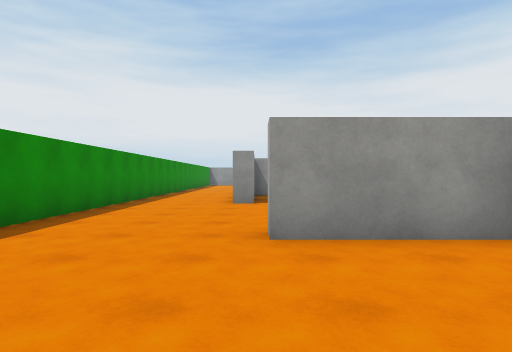
[1] (above)

21 first-person views from a walk through a 3-D level made in the Unity game engine. The camera is 1.3 m above the floor, looks level and sees 75° across. The floor is counted in squares, 2 m on a side. Each view is taken from the middle of a square. On the plan, view 1 faces up. The plan holds only what a view shows up to about 10 squares ahead; the rest is blank. The place goes on beyond the plan. Surface patterns are stand-ins for the level's own textures.

[2]
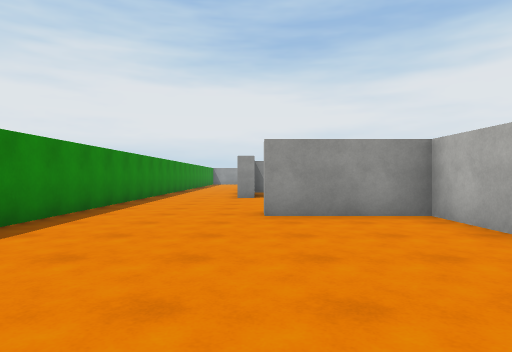

[3]
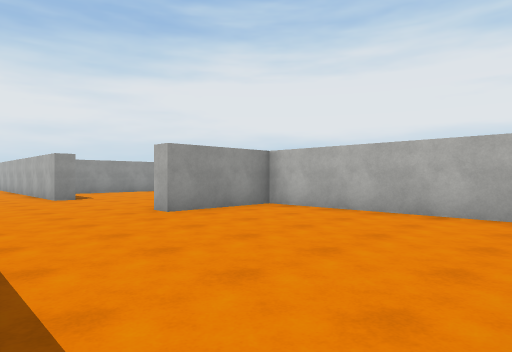

[4]
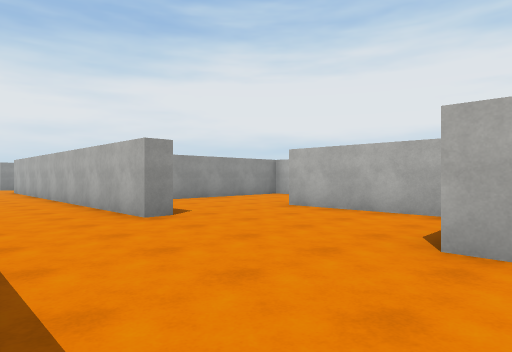

[5]
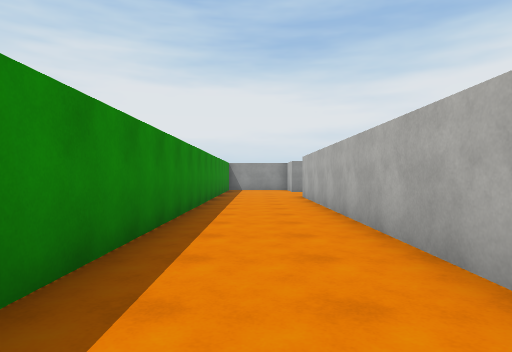

[6]
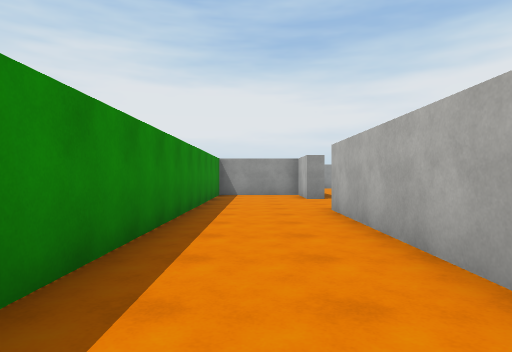

[7]
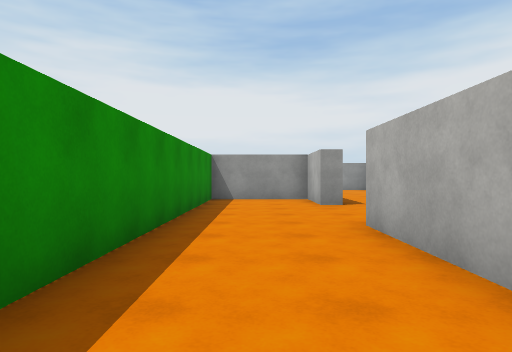

[8]
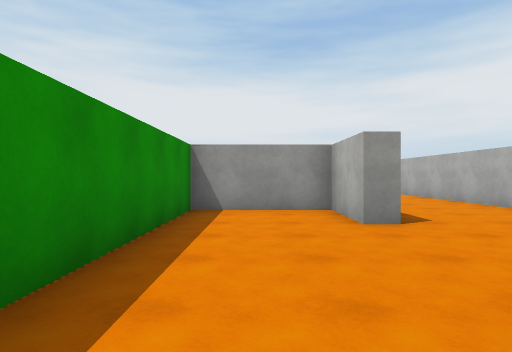

[9]
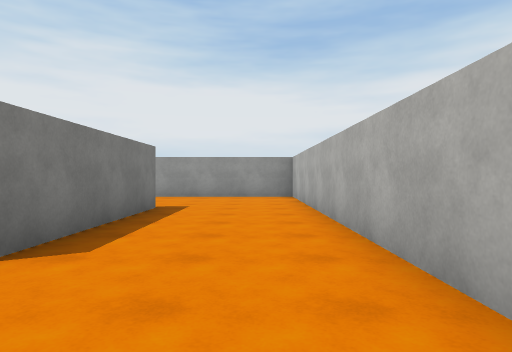

[10]
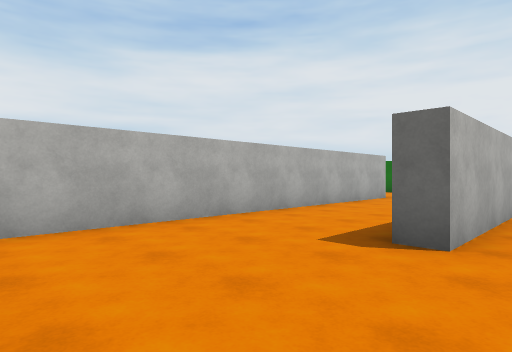

[11]
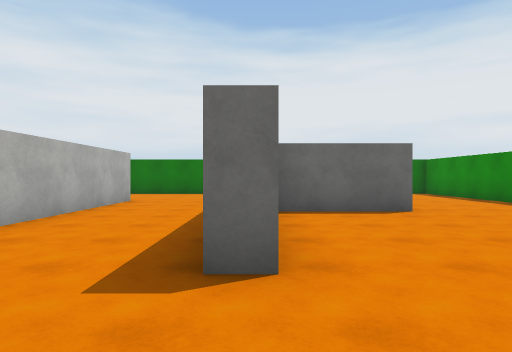

[12]
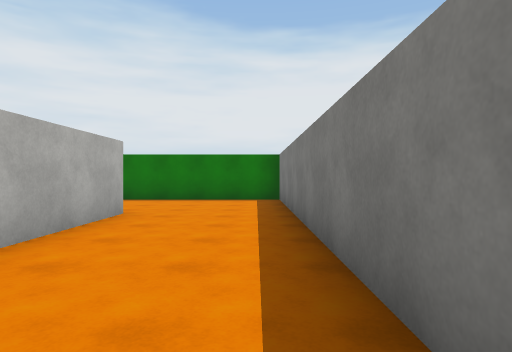

[13]
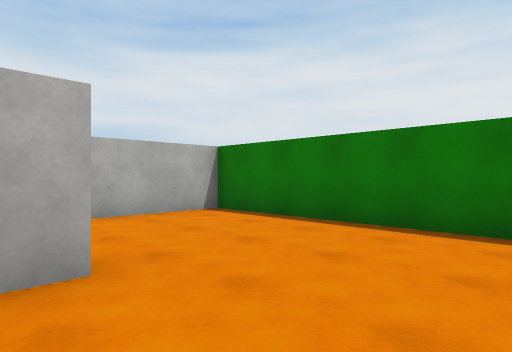

[14]
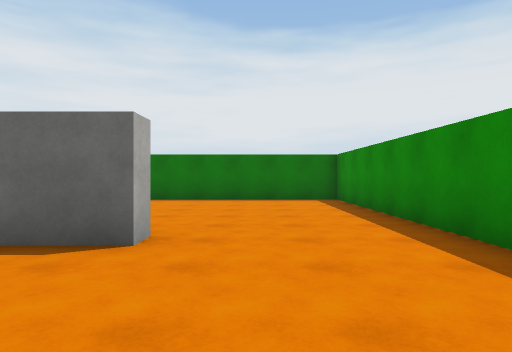

[15]
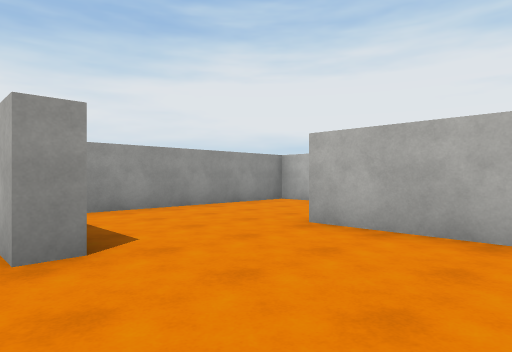

[16]
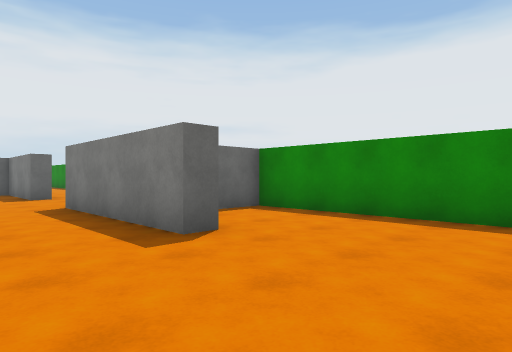

[17]
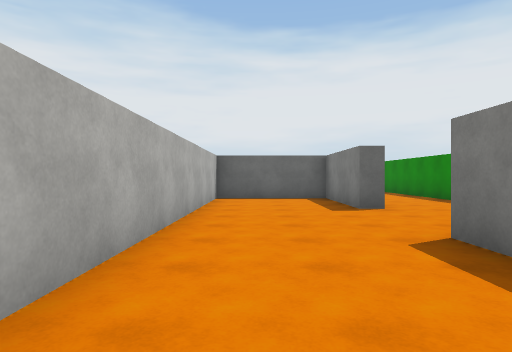

[18]
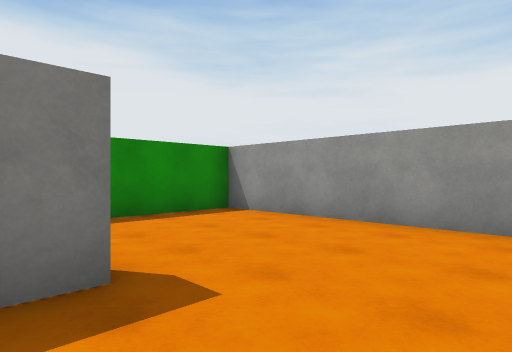

[19]
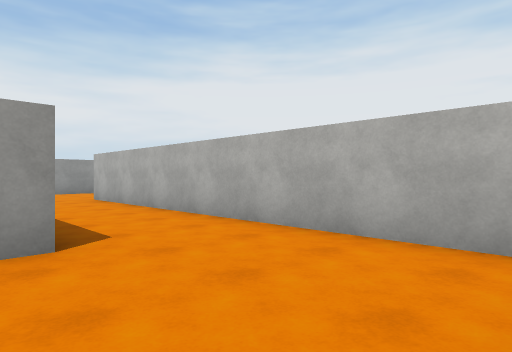

[20]
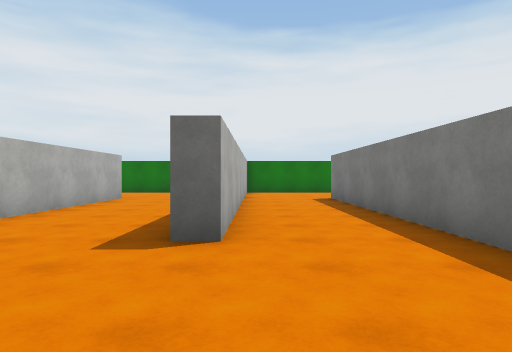

[21]
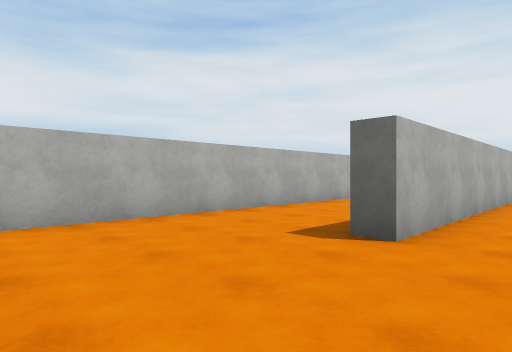

### Floor plan
Points are (right, up) in squares from view 1. A wall is a line through its corners. A room is listed if a view was taken in it or the views show most of it. See-through windows are left out.
Room 1 (views 1, 2, 3, 4, 5, 6, 7, 8, 9, 14, 15, 16, 17, 18)
walls: (0, 7.9) (-0.5, 7.9) (-0.5, 18.4) (0, 18.4) (0, 15.2) (3.2, 15.2) (3.2, 28.9); (2.9, 4.5) (2.9, 6.4); (-0.6, 25.8) (0, 25.8) (0, 21.5) (-0.5, 21.5) (-0.5, 23.4) (-3.2, 23.4) (-3.2, -2.3) (2, -2.3); (2.9, -1.2) (2.9, 3.4) (0.1, 3.4) (0.1, 3.9) (2.6, 3.9); (1.5, 29.5) (-3.2, 29.5) (-3.2, 23.9) (-2.1, 23.9)
ways out: opening at (1.5, 7.5) to room 2
Room 2 (views 10, 11, 12, 13, 19)
walls: (3.3, 6.2) (3.3, -2); (2.9, 6.4) (2.9, 7.8) (3.4, 7.8); (6.8, 1.2) (6.3, 1.2) (6.3, 11.2) (1, 11.2); (3.2, -2.3) (9.4, -2.3) (9.4, 0.4)
ways out: opening at (1.5, 7.5) to room 1; opening at (8.5, 1.5) to room 3
Room 3 (views 20, 21)
walls: (6.8, 8.1) (6.8, 1.2); (9.4, 0.4) (9.4, 7.8) (9.9, 7.8); (12.9, 1.2) (12.9, 10.4)
ways out: opening at (8.5, 1.5) to room 2; opening at (11.5, 1)

Where each view was taken, in squares from view 1:
view 1: 0 up, 0 right, facing up
view 2: 2 down, 0 right, facing up
view 3: 2 down, 3 left, facing up-right
view 4: 3 up, 3 left, facing up-right
view 5: 8 up, 2 left, facing up
view 6: 12 up, 2 left, facing up
view 7: 14 up, 2 left, facing up
view 8: 17 up, 2 left, facing up
view 9: 19 up, 2 right, facing up
view 10: 11 up, 2 right, facing down-right
view 11: 10 up, 3 right, facing down
view 12: 7 up, 4 right, facing down
view 13: 2 up, 4 right, facing down-right
view 14: 7 up, 1 left, facing down
view 15: 5 up, 1 left, facing up-right
view 16: 29 up, 2 right, facing down-left
view 17: 25 up, 2 right, facing down
view 18: 25 up, 2 right, facing up-left
view 19: 2 down, 6 right, facing up-right
view 20: 11 up, 9 right, facing down
view 21: 11 up, 8 right, facing down-right
